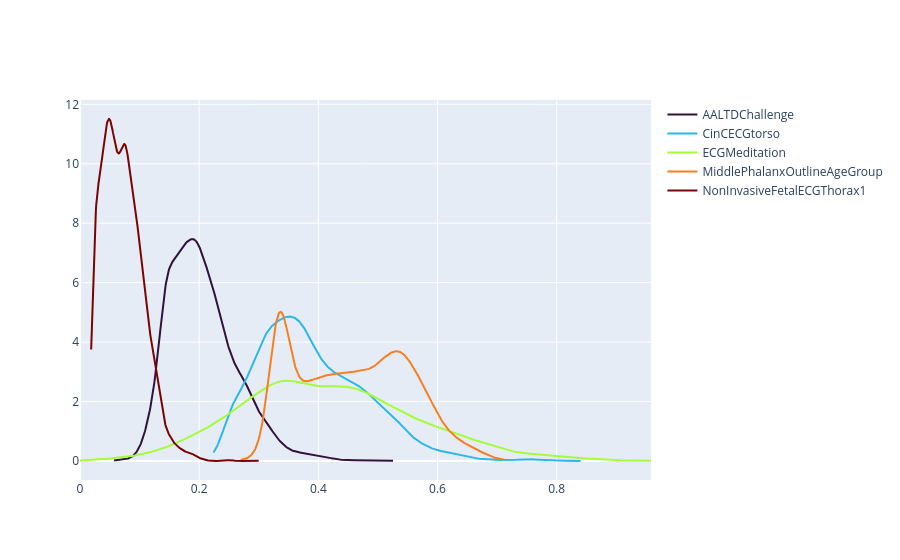

The notebook cell this image was saved under:
### Markdown cell above
### Dataset complexity 

- Some datasets are intrinsically easier to classify than others, which shifts the per-task distribution of feature accuracies.
- Normalizing each feature's accuracy by the mean accuracy across all features on that task gives a relative performance measure. This lets us ask whether a feature is consistently better than its peers across tasks, preventing the pipeline from favoring features that only look good on easy datasets.

### Code cell
fig = fs.plot_score_densities_per_dataset(perf_scores)
fig.show()

### Figure 1 — Plotly figure (JSON) as saved in the notebook; plotly's stock layout.template omitted (floating-point values rounded to 4 significant figures; data arrays with more than 128 entries replaced by an {"elided": "..."} marker saying what was removed)
{"data": [{"line": {"color": "rgb(48, 18, 59)", "width": 2}, "mode": "lines", "name": "AALTDChallenge", "showlegend": true, "type": "scatter", "x": {"elided": "500 float values"}, "y": {"elided": "500 float values"}}, {"line": {"color": "rgb(42, 184, 232)", "width": 2}, "mode": "lines", "name": "CinCECGtorso", "showlegend": true, "type": "scatter", "x": {"elided": "500 float values"}, "y": {"elided": "500 float values"}}, {"line": {"color": "rgb(164, 252, 59)", "width": 2}, "mode": "lines", "name": "ECGMeditation", "showlegend": true, "type": "scatter", "x": {"elided": "500 float values"}, "y": {"elided": "500 float values"}}, {"line": {"color": "rgb(248, 127, 33)", "width": 2}, "mode": "lines", "name": "MiddlePhalanxOutlineAgeGroup", "showlegend": true, "type": "scatter", "x": {"elided": "500 float values"}, "y": {"elided": "500 float values"}}, {"line": {"color": "rgb(122, 4, 2)", "width": 2}, "mode": "lines", "name": "NonInvasiveFetalECGThorax1", "showlegend": true, "type": "scatter", "x": {"elided": "500 float values"}, "y": {"elided": "500 float values"}}], "layout": {}}
